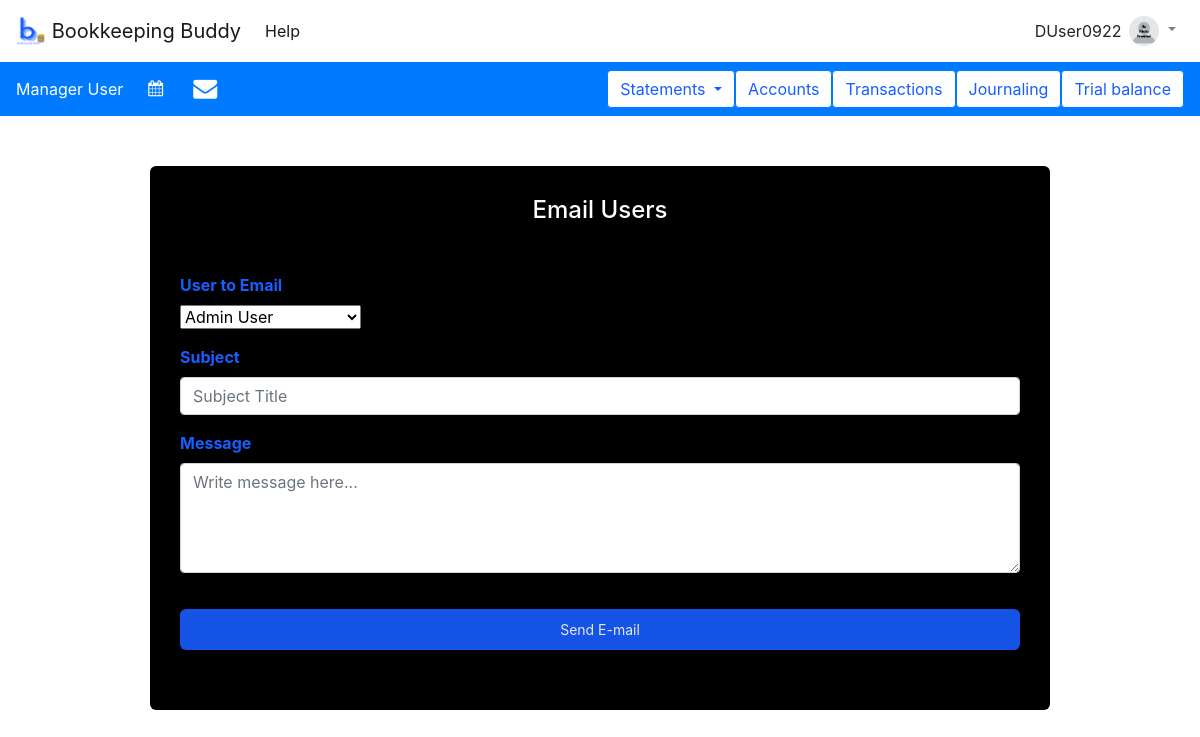
Screenshot of /fin_accts/email (signed in) with the database file from the repository.
### tables this page shows
CREATE TABLE users (
  username TEXT PRIMARY KEY UNIQUE,
  email_address TEXT NOT NULL,
  first_name TEXT NOT NULL,
  last_name TEXT NOT NULL,
  active INTEGER NOT NULL,
  role INTEGER NOT NULL,
  picture BLOB,
  password TEXT NOT NULL,
  address TEXT NOT NULL,
  DOB TEXT NOT NULL,
  old_passwords TEXT NOT NULL,
  password_refresh_date TEXT NOT NULL,
  incorrect_login_attempts INTEGER NOT NULL,
  suspend_start_date TEXT,
  suspend_end_date TEXT,
  creation_date TEXT NOT NULL,
  first_pet TEXT NOT NULL,
  city_born TEXT NOT NULL,
  year_graduated_hs INTEGER NOT NULL
);

### appl_domain/fin_accts.py (the view)
@bp.route('/email', methods=('GET', 'POST'))
@login_required
def email():
    db = get_db()
    admins = db.execute(
        "SELECT first_name, last_name, email_address FROM users WHERE role = ?", (2, )
    ).fetchall()
    managers = db.execute(
        "SELECT first_name, last_name, email_address FROM users WHERE role = ?", (1,)
    ).fetchall()
    users = db.execute(
        "SELECT first_name, last_name, email_address FROM users WHERE role = ?", (0,)
    ).fetchall()
    if request.method == 'POST':
        user_email = request.form['user_email']
        subject = request.form['subject']
        message = f"New message from {g.user['first_name']} {g.user['last_name']}:<br><br><br>{request.form['message']}"
        send_email(user_email, subject, message)
        flash("Message sent!")
    return render_template('fin_accts/email.html',
                           admins=admins,
                           managers=managers,
                           users=users)

### appl_domain/auth.py (called while the page is built)
def login_required(view):
    @functools.wraps(view)
    def wrapped_view(**kwargs):
        if g.user is None:
            return redirect(url_for('auth.login'))
        return view(**kwargs)
    return wrapped_view

@bp.before_app_request
def load_logged_in_user():
    username = session.get('username')
    if username is None:
        g.user = None
    else:
        g.user = get_db().execute(
            "SELECT * FROM users WHERE username = ?", (username,)
        ).fetchone()

### appl_domain/db.py (called while the page is built)
def get_db():
    if 'db' not in g:
        g.db = sqlite3.connect(
            current_app.config['DATABASE'],
            detect_types=sqlite3.PARSE_DECLTYPES
        )
        g.db.row_factory = sqlite3.Row
    return g.db

### appl_domain/templates/fin_accts/email.html (shortened to what this page needs)
{% extends 'base.html' %}
{% block content %}
<div class = acct-email>
    <h1>
        {% block title %}
            {% if statement %}
                Email {{ statement }}
            {% else %}
                Email Users
            {% endif %}
        {% endblock %}
    </h1>
    <br>
    <form method="post">
    <div class="form-group">
    <label for="user_email">User to Email</label>
    <br>
    <select id= "user_email" name="user_email">
        <optgroup label="Administrators">
            {% for person in admins %}
                <option value="{{ person['email_address'] }}">
                    {{ person['first_name'] }} {{ person['last_name'] }}
                </option>
            {% endfor %}
        </optgroup>
    </select>
    </div>
    <div class="form-group">
        <label for="subject">Subject</label>
        <input name="subject" id="subject" placeholder="Subject Title" class="form-control" value="{{ statement }}">
    </div>
    <div class="form-group">
        <label for="message">Message</label>
        <textarea name="message" placeholder="Write message here..." id="message" class="form-control" rows="4" cols="25"></textarea></div>
        <input class = "submit" type="submit" value="Send E-mail{% if statement %} with {{ statement }}{% endif %}">
    </form>
</div>
{% endblock %}

### appl_domain/templates/base.html (shortened to what this page needs)
<!DOCTYPE html>
<html lang="en" xmlns="http://www.w3.org/1999/html" xmlns="http://www.w3.org/1999/html">
  <head>
     <link rel="stylesheet" href="{{url_for('static', filename = 'index.css') }}"/>
      <link rel="stylesheet" href="{{url_for('static', filename = 'datatable.css') }}"/>
      <link rel="stylesheet" href="{{url_for('static', filename = 'dateTime.css') }}"/>
    <link rel="stylesheet" href="https://cdn.jsdelivr.net/npm/bootstrap@4.5.3/dist/css/bootstrap.min.css">
       <link rel="stylesheet" href="https://cdnjs.cloudflare.com/ajax/libs/bootstrap-datepicker/1.9.0/css/bootstrap-datepicker.min.css" />
    <link rel="stylesheet" href="https://cdnjs.cloudflare.com/ajax/libs/font-awesome/4.7.0/css/font-awesome.min.css" />
          <link rel = "stylesheet" href = "https://cdn.datatables.net/fixedheader/3.2.3/css/fixedHeader.dataTables.min.css">
  </head>
<body>
<nav class="navbar sticky-top navbar-expand-lg navbar-light bg-white" style="position: relative; z-index: 999; overflow: visible">
    <a class="navbar-brand" href = {{ url_for('mainpage') }} > <img src="{{ url_for('static', filename='logo_cropped.png') }}" width="30" height="30" class="d-inline-block align-top" alt="Site logo">
        Bookkeeping Buddy
    </a>
    {%  if g.user %}
        <div class="collapse navbar-collapse" id="navbarSupportedContent">
            <ul class="navbar-nav mr-auto">
                <li class="nav-item active">
                    <a class="nav-link" href="{{ url_for('auth.help') }}">Help</a>
                </li>
            </ul>
            <div id="username" >{{ g.user['username'] }}</div>
            <ul class="navbar-nav mr-right">
                <li class="nav-item dropdown" style="position: relative; z-index: 999; overflow: visible">
                    {% if g.user['picture'] %}
                        <a class="nav-link dropdown-toggle" href="#" id="navbarDropdown" role="button" data-toggle="dropdown" aria-haspopup="true" aria-expanded="false">
                            <img class = "rounded-circle" width="30" height="30" alt="User's profile picture"/>
                        </a>
                        <div class="dropdown-menu dropdown-menu-right" aria-labelledby="navbarDropdown">
                            <a class="dropdown-item" href="{{ url_for('auth.my_account') }}">My Account</a>
                            <a class="dropdown-item" href="{{ url_for('auth.manage_users')}}" >Manage Users</a>
                            <div class="dropdown-divider"></div>
                            <a class="dropdown-item" href="{{ url_for('auth.logout') }}">Log Out</a>
                        </div>
                    {% else %}
                        <a class="nav-link dropdown-toggle" href="#" id="navbarDropdown" role="button" data-toggle="dropdown" aria-haspopup="true" aria-expanded="false">
                            <img src="{{ url_for('static', filename='no_photo.png') }}" class = "rounded-circle" width="30" height="30" alt="Placeholder profile picture"/>
                        </a>
                    {% endif %}
                </li>
            </ul>
        </div>
    {% endif %}
</nav>
{%  if g.user %}
    <nav class="navbar navbar-expand-lg navbar-light bg-primary">
        <div id="fullname" style="text-align: left; margin-right: 5vh; color: white">{{ g.user['first_name'] }} {{ g.user['last_name'] }}</div>
  <div class="collapse navbar-collapse" id="navbarSupportedContent1">
    <ul class="navbar-nav mr-auto">
      <li class="nav-item active">
          <form  class="form-inline">
        <div class = "row form-group">
               <div>
                   <i id = "datepicker" class = "fa fa-calendar" style="color: white"></i>
               </div>
                        </div>
      </li>
        <li class="nav-item active">
                        <div >
                            <a href={{ url_for('fin_accts.email') }}><i class="fa fa-envelope" style="font-size:24px; color:white; padding-left:30px"></i></a>
                        </div>
        </li>
    </ul>
    <form class="form-inline my-2 my-lg-0">
       <div class="dropdown">
              <button  data-placement="top" title="Create and view financial account statements" class="btn btn-primary dropdown-toggle" type="button" data-toggle="dropdown" style="background-color: white; color: #185DFF">Statements
              </button>
            </div>
 <button type="button" class="btn btn-outline-primary" data-toggle="tooltip" data-placement="top" title="View chart of accounts or create a new account" style = "background-color: white; color: #185DFF"  onclick="window.location.href='{{ url_for('fin_accts.view_accounts')}}'">Accounts</button>
        <button type="button" class="btn btn-outline-primary" data-toggle="tooltip" data-placement="top" title="View transactions or create a new transaction" style = "background-color: white; color: #185DFF" >Transactions</button>
        <button type="button" class="btn btn-outline-primary" style = "background-color: white; color: #185DFF" data-toggle="tooltip" data-placement="top" title="Create and view journal entries" onclick="window.location.href='{{ url_for('journaling.journal') }}'">Journaling</button>
        <button type="button" class="btn btn-outline-primary" style = "background-color: white; color: #185DFF" data-toggle="tooltip" data-placement="top" title="Create a trial balance" onclick="window.location.href='{{ url_for('statements.trial_balance') }}'">Trial balance</button>
    </form>
  </div>
</nav>
{% endif %}
</body>
<section class="content">
    {% block content %}{% endblock %}
</section>
</html>

### appl_domain/static/index.css (style rules this page uses)
body { background-image: url("backgroundbb.jpg"); background-repeat: no-repeat; background-attachment: fixed; background-size: cover; background-color: #CFCFCF; height: 500px; background-position: center center; position: relative; }

### appl_domain/templates/base.html (style rules this page uses)
* { margin: 0; padding: 0; }

### appl_domain/templates/fin_accts/email.html (style rules this page uses)
.acct-email { position: relative; max-width: 900px; width: 100%; border-radius: 6px; padding: 30px; margin-top: 50px; margin-left: auto; margin-right: auto; background-color: black; }
.acct-email form { position: relative; margin-top:16px; min-height: 400px; background: black; }
.acct-email h1 { padding:0; text-align:center; color: white; font-size: x-large; }
form label { font-weight: bold; color: #185DFF; }
form .submit { background-color: #185DFF; color: white; padding: 10px 20px; margin-top: 20px; margin-bottom: 30px; border: none; border-radius: 6px; cursor: pointer; width: 100%; opacity: 0.9; font-size: 14px; }

### rows the page displays
users: user.username "DUser0922", user.first_name "Manager", user.last_name "User"

### other values shown
form field user_email "Admin User"
